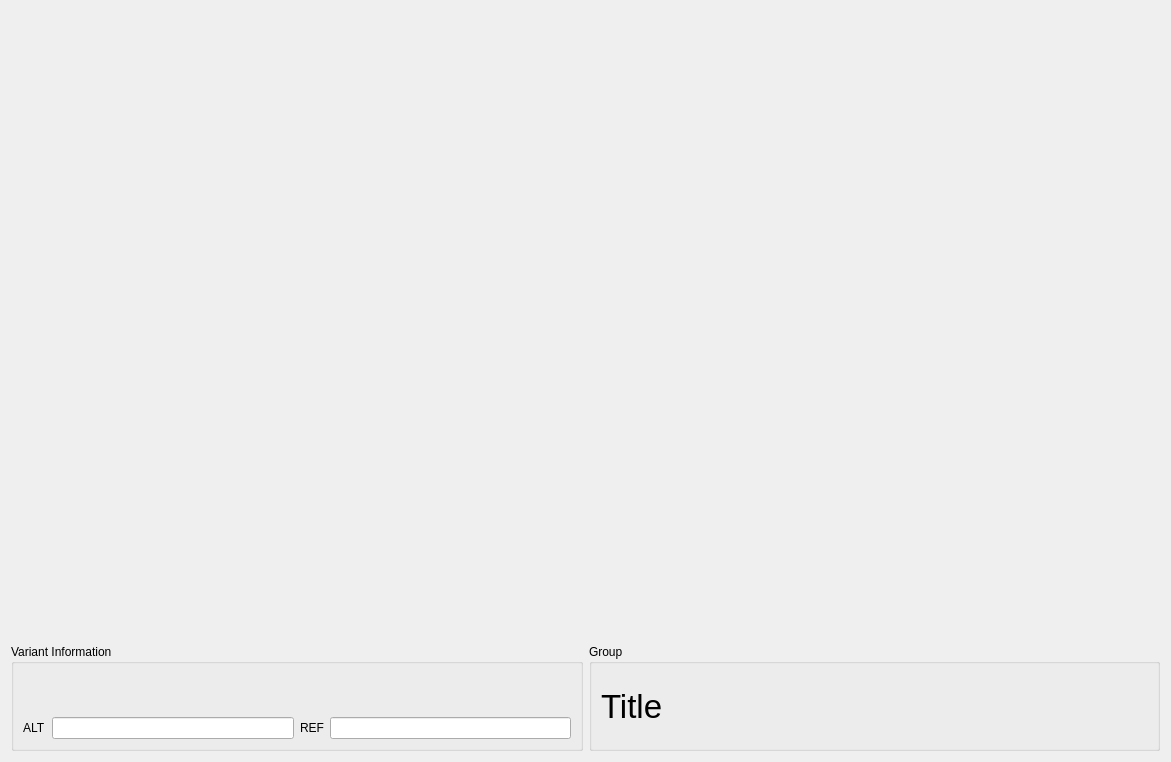
<?xml version="1.0" encoding="UTF-8"?>
<ui version="4.0">
 <class>PlotWindow</class>
 <widget class="QWidget" name="PlotWindow">
  <property name="geometry">
   <rect>
    <x>0</x>
    <y>0</y>
    <width>1171</width>
    <height>762</height>
   </rect>
  </property>
  <property name="windowTitle">
   <string>Plotter</string>
  </property>
  <layout class="QVBoxLayout" name="verticalLayout" stretch="65,2,25,8">
   <item>
    <widget class="QCustomPlot" name="plot_chrPlt" native="true">
     <property name="sizePolicy">
      <sizepolicy hsizetype="Preferred" vsizetype="Preferred">
       <horstretch>0</horstretch>
       <verstretch>85</verstretch>
      </sizepolicy>
     </property>
    </widget>
   </item>
   <item>
    <widget class="QZoomBar" name="plot_zoomBar" native="true">
     <property name="sizePolicy">
      <sizepolicy hsizetype="Preferred" vsizetype="Preferred">
       <horstretch>0</horstretch>
       <verstretch>5</verstretch>
      </sizepolicy>
     </property>
     <property name="autoFillBackground">
      <bool>false</bool>
     </property>
    </widget>
   </item>
   <item>
    <widget class="QCustomPlot" name="plot_genomePlt" native="true">
     <property name="sizePolicy">
      <sizepolicy hsizetype="Preferred" vsizetype="Preferred">
       <horstretch>0</horstretch>
       <verstretch>10</verstretch>
      </sizepolicy>
     </property>
    </widget>
   </item>
   <item>
    <layout class="QHBoxLayout" name="GroupLayout" stretch="1,1">
     <item>
      <widget class="QGroupBox" name="plot_infoGrp">
       <property name="sizePolicy">
        <sizepolicy hsizetype="Preferred" vsizetype="Preferred">
         <horstretch>0</horstretch>
         <verstretch>0</verstretch>
        </sizepolicy>
       </property>
       <property name="title">
        <string>Variant Information</string>
       </property>
       <layout class="QVBoxLayout" name="verticalLayout_3">
        <item>
         <widget class="QLabel" name="plot_variantInfoLbl">
          <property name="sizePolicy">
           <sizepolicy hsizetype="Preferred" vsizetype="Preferred">
            <horstretch>0</horstretch>
            <verstretch>1</verstretch>
           </sizepolicy>
          </property>
          <property name="font">
           <font>
            <pointsize>25</pointsize>
           </font>
          </property>
          <property name="text">
           <string/>
          </property>
         </widget>
        </item>
        <item>
         <layout class="QHBoxLayout" name="horizontalLayout_5">
          <item>
           <layout class="QHBoxLayout" name="horizontalLayout_2">
            <item>
             <widget class="QLabel" name="plot_altLbl">
              <property name="text">
               <string>ALT</string>
              </property>
             </widget>
            </item>
            <item>
             <widget class="QLineEdit" name="plot_altTxt">
              <property name="readOnly">
               <bool>true</bool>
              </property>
             </widget>
            </item>
           </layout>
          </item>
          <item>
           <layout class="QHBoxLayout" name="horizontalLayout_4">
            <item>
             <widget class="QLabel" name="plot_refLbl">
              <property name="text">
               <string>REF</string>
              </property>
             </widget>
            </item>
            <item>
             <widget class="QLineEdit" name="plot_refTxt"/>
            </item>
           </layout>
          </item>
         </layout>
        </item>
       </layout>
      </widget>
     </item>
     <item>
      <widget class="QGroupBox" name="plot_secondGrp">
       <property name="sizePolicy">
        <sizepolicy hsizetype="Preferred" vsizetype="Preferred">
         <horstretch>0</horstretch>
         <verstretch>0</verstretch>
        </sizepolicy>
       </property>
       <property name="title">
        <string>Group</string>
       </property>
       <layout class="QGridLayout" name="gridLayout_2">
        <item row="0" column="0">
         <widget class="QLabel" name="plot_title">
          <property name="sizePolicy">
           <sizepolicy hsizetype="Preferred" vsizetype="Preferred">
            <horstretch>0</horstretch>
            <verstretch>1</verstretch>
           </sizepolicy>
          </property>
          <property name="font">
           <font>
            <pointsize>25</pointsize>
           </font>
          </property>
          <property name="text">
           <string>Title</string>
          </property>
         </widget>
        </item>
       </layout>
      </widget>
     </item>
    </layout>
   </item>
  </layout>
 </widget>
 <customwidgets>
  <customwidget>
   <class>QCustomPlot</class>
   <extends>QWidget</extends>
   <header>src/widgets/qcustomplot.h</header>
   <container>1</container>
  </customwidget>
  <customwidget>
   <class>QZoomBar</class>
   <extends>QWidget</extends>
   <header>src/widgets/qzoombar.h</header>
   <container>1</container>
  </customwidget>
 </customwidgets>
 <resources/>
 <connections/>
</ui>
